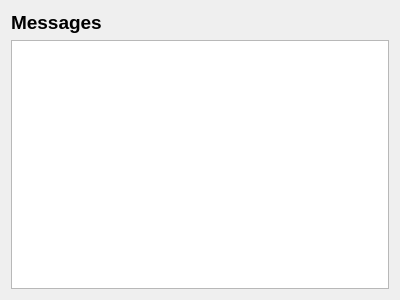
<?xml version="1.0" encoding="UTF-8"?>
<ui version="4.0">
 <class>ExperimentMessage</class>
 <widget class="QWidget" name="ExperimentMessage">
  <property name="geometry">
   <rect>
    <x>0</x>
    <y>0</y>
    <width>400</width>
    <height>300</height>
   </rect>
  </property>
  <property name="windowTitle">
   <string>Experiment Message</string>
  </property>
  <layout class="QVBoxLayout" name="verticalLayout">
   <item>
    <widget class="QLabel" name="label">
     <property name="font">
      <font>
       <pointsize>14</pointsize>
       <bold>true</bold>
      </font>
     </property>
     <property name="text">
      <string>Messages</string>
     </property>
    </widget>
   </item>
   <item>
    <widget class="QTextEdit" name="textEdit">
     <property name="font">
      <font>
       <family>Consolas</family>
       <pointsize>11</pointsize>
      </font>
     </property>
    </widget>
   </item>
  </layout>
 </widget>
 <resources/>
 <connections/>
</ui>
